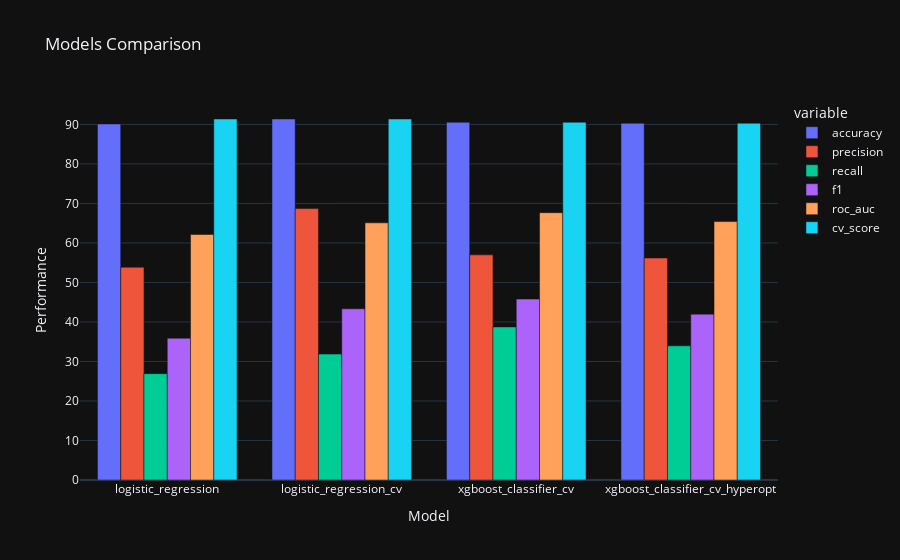

Notebook source saved alongside this figure:
### Markdown cell above
# Models Comparison

### Code cell
# Plot the models' performance
figure = ex.bar(performance,
                x=performance.index,
                y=performance.columns.values,
                labels={'index': 'Model', 'value': 'Performance'},
                barmode='group',
                title='Models Comparison',
                template='plotly_dark')

figure.show()

### Figure 1 — Plotly figure (JSON) as saved in the notebook; plotly's stock layout.template omitted (floating-point values rounded to 4 significant figures)
{"data": [{"alignmentgroup": "True", "hovertemplate": "variable=accuracy<br>Model=%{x}<br>Performance=%{y}<extra></extra>", "legendgroup": "accuracy", "marker": {"color": "#636efa", "pattern": {"shape": ""}}, "name": "accuracy", "offsetgroup": "accuracy", "orientation": "v", "showlegend": true, "textposition": "auto", "type": "bar", "x": ["logistic_regression", "logistic_regression_cv", "xgboost_classifier_cv", "xgboost_classifier_cv_hyperopt"], "xaxis": "x", "y": [90.12, 91.37, 90.54, 90.3], "yaxis": "y"}, {"alignmentgroup": "True", "hovertemplate": "variable=precision<br>Model=%{x}<br>Performance=%{y}<extra></extra>", "legendgroup": "precision", "marker": {"color": "#EF553B", "pattern": {"shape": ""}}, "name": "precision", "offsetgroup": "precision", "orientation": "v", "showlegend": true, "textposition": "auto", "type": "bar", "x": ["logistic_regression", "logistic_regression_cv", "xgboost_classifier_cv", "xgboost_classifier_cv_hyperopt"], "xaxis": "x", "y": [53.85, 68.69, 56.98, 56.18], "yaxis": "y"}, {"alignmentgroup": "True", "hovertemplate": "variable=recall<br>Model=%{x}<br>Performance=%{y}<extra></extra>", "legendgroup": "recall", "marker": {"color": "#00cc96", "pattern": {"shape": ""}}, "name": "recall", "offsetgroup": "recall", "orientation": "v", "showlegend": true, "textposition": "auto", "type": "bar", "x": ["logistic_regression", "logistic_regression_cv", "xgboost_classifier_cv", "xgboost_classifier_cv_hyperopt"], "xaxis": "x", "y": [26.92, 31.87, 38.75, 33.96], "yaxis": "y"}, {"alignmentgroup": "True", "hovertemplate": "variable=f1<br>Model=%{x}<br>Performance=%{y}<extra></extra>", "legendgroup": "f1", "marker": {"color": "#ab63fa", "pattern": {"shape": ""}}, "name": "f1", "offsetgroup": "f1", "orientation": "v", "showlegend": true, "textposition": "auto", "type": "bar", "x": ["logistic_regression", "logistic_regression_cv", "xgboost_classifier_cv", "xgboost_classifier_cv_hyperopt"], "xaxis": "x", "y": [35.9, 43.34, 45.79, 41.98], "yaxis": "y"}, {"alignmentgroup": "True", "hovertemplate": "variable=roc_auc<br>Model=%{x}<br>Performance=%{y}<extra></extra>", "legendgroup": "roc_auc", "marker": {"color": "#FFA15A", "pattern": {"shape": ""}}, "name": "roc_auc", "offsetgroup": "roc_auc", "orientation": "v", "showlegend": true, "textposition": "auto", "type": "bar", "x": ["logistic_regression", "logistic_regression_cv", "xgboost_classifier_cv", "xgboost_classifier_cv_hyperopt"], "xaxis": "x", "y": [62.14, 65.09, 67.66, 65.41], "yaxis": "y"}, {"alignmentgroup": "True", "hovertemplate": "variable=cv_score<br>Model=%{x}<br>Performance=%{y}<extra></extra>", "legendgroup": "cv_score", "marker": {"color": "#19d3f3", "pattern": {"shape": ""}}, "name": "cv_score", "offsetgroup": "cv_score", "orientation": "v", "showlegend": true, "textposition": "auto", "type": "bar", "x": ["logistic_regression", "logistic_regression_cv", "xgboost_classifier_cv", "xgboost_classifier_cv_hyperopt"], "xaxis": "x", "y": [91.37, 91.37, 90.54, 90.3], "yaxis": "y"}], "layout": {"autosize": true, "barmode": "group", "legend": {"title": {"text": "variable"}, "tracegroupgap": 0}, "title": {"text": "Models Comparison"}, "xaxis": {"anchor": "y", "autorange": true, "domain": [0, 1], "range": [-0.5, 3.5], "title": {"text": "Model"}, "type": "category"}, "yaxis": {"anchor": "x", "autorange": true, "domain": [0, 1], "range": [0, 96.18], "title": {"text": "Performance"}, "type": "linear"}}}
